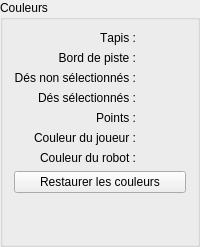
           <widget class="QGroupBox" name="colourGroup">
            <property name="font">
             <font>
              <family>Helvetica</family>
              <pointsize>9</pointsize>
              <weight>50</weight>
              <italic>false</italic>
              <bold>false</bold>
              <stylestrategy>PreferAntialias</stylestrategy>
              <kerning>false</kerning>
             </font>
            </property>
            <property name="autoFillBackground">
             <bool>true</bool>
            </property>
            <property name="title">
             <string>Couleurs</string>
            </property>
            <property name="checkable">
             <bool>false</bool>
            </property>
            <property name="checked">
             <bool>false</bool>
            </property>
            <layout class="QGridLayout" name="gridLayout_2">
             <item row="0" column="0">
              <widget class="QLabel" name="label_8">
               <property name="font">
                <font>
                 <family>Helvetica</family>
                 <pointsize>9</pointsize>
                 <stylestrategy>PreferAntialias</stylestrategy>
                 <kerning>false</kerning>
                </font>
               </property>
               <property name="text">
                <string>Tapis :</string>
               </property>
               <property name="alignment">
                <set>Qt::AlignRight|Qt::AlignTrailing|Qt::AlignVCenter</set>
               </property>
              </widget>
             </item>
             <item row="0" column="1">
              <layout class="QVBoxLayout" name="tapisLayout">
               <property name="sizeConstraint">
                <enum>QLayout::SetMaximumSize</enum>
               </property>
              </layout>
             </item>
             <item row="1" column="0">
              <widget class="QLabel" name="label_9">
               <property name="font">
                <font>
                 <family>Helvetica</family>
                 <pointsize>9</pointsize>
                 <stylestrategy>PreferAntialias</stylestrategy>
                 <kerning>false</kerning>
                </font>
               </property>
               <property name="text">
                <string>Bord de piste :</string>
               </property>
               <property name="alignment">
                <set>Qt::AlignRight|Qt::AlignTrailing|Qt::AlignVCenter</set>
               </property>
              </widget>
             </item>
             <item row="1" column="1">
              <layout class="QVBoxLayout" name="bordLayout">
               <property name="sizeConstraint">
                <enum>QLayout::SetMaximumSize</enum>
               </property>
              </layout>
             </item>
             <item row="2" column="0">
              <widget class="QLabel" name="label_7">
               <property name="font">
                <font>
                 <family>Helvetica</family>
                 <pointsize>9</pointsize>
                 <stylestrategy>PreferAntialias</stylestrategy>
                 <kerning>false</kerning>
                </font>
               </property>
               <property name="text">
                <string>Dés non sélectionnés :</string>
               </property>
               <property name="alignment">
                <set>Qt::AlignRight|Qt::AlignTrailing|Qt::AlignVCenter</set>
               </property>
              </widget>
             </item>
             <item row="2" column="1">
              <layout class="QVBoxLayout" name="normalLayout">
               <property name="sizeConstraint">
                <enum>QLayout::SetMaximumSize</enum>
               </property>
              </layout>
             </item>
             <item row="3" column="0">
              <widget class="QLabel" name="label_4">
               <property name="font">
                <font>
                 <family>Helvetica</family>
                 <pointsize>9</pointsize>
                 <stylestrategy>PreferAntialias</stylestrategy>
                 <kerning>false</kerning>
                </font>
               </property>
               <property name="text">
                <string>Dés sélectionnés :</string>
               </property>
               <property name="alignment">
                <set>Qt::AlignRight|Qt::AlignTrailing|Qt::AlignVCenter</set>
               </property>
              </widget>
             </item>
             <item row="3" column="1">
              <layout class="QVBoxLayout" name="selectionLayout">
               <property name="spacing">
                <number>6</number>
               </property>
               <property name="sizeConstraint">
                <enum>QLayout::SetMaximumSize</enum>
               </property>
              </layout>
             </item>
             <item row="4" column="0">
              <widget class="QLabel" name="label_15">
               <property name="text">
                <string>Points :</string>
               </property>
               <property name="alignment">
                <set>Qt::AlignRight|Qt::AlignTrailing|Qt::AlignVCenter</set>
               </property>
              </widget>
             </item>
             <item row="4" column="1">
              <layout class="QVBoxLayout" name="pointsLayout">
               <property name="sizeConstraint">
                <enum>QLayout::SetMaximumSize</enum>
               </property>
              </layout>
             </item>
             <item row="5" column="0">
              <widget class="QLabel" name="label_5">
               <property name="font">
                <font>
                 <family>Helvetica</family>
                 <pointsize>9</pointsize>
                 <stylestrategy>PreferAntialias</stylestrategy>
                 <kerning>false</kerning>
                </font>
               </property>
               <property name="text">
                <string>Couleur du joueur :</string>
               </property>
               <property name="alignment">
                <set>Qt::AlignRight|Qt::AlignTrailing|Qt::AlignVCenter</set>
               </property>
              </widget>
             </item>
             <item row="5" column="1">
              <layout class="QVBoxLayout" name="playerLayout">
               <property name="sizeConstraint">
                <enum>QLayout::SetMaximumSize</enum>
               </property>
              </layout>
             </item>
             <item row="6" column="0">
              <widget class="QLabel" name="label_6">
               <property name="font">
                <font>
                 <family>Helvetica</family>
                 <pointsize>9</pointsize>
                 <stylestrategy>PreferAntialias</stylestrategy>
                 <kerning>false</kerning>
                </font>
               </property>
               <property name="text">
                <string>Couleur du robot :</string>
               </property>
               <property name="alignment">
                <set>Qt::AlignRight|Qt::AlignTrailing|Qt::AlignVCenter</set>
               </property>
              </widget>
             </item>
             <item row="6" column="1">
              <layout class="QVBoxLayout" name="robotLayout">
               <property name="sizeConstraint">
                <enum>QLayout::SetMaximumSize</enum>
               </property>
              </layout>
             </item>
             <item row="7" column="0" colspan="2">
              <widget class="QPushButton" name="optionSetDefaultColors">
               <property name="sizePolicy">
                <sizepolicy hsizetype="MinimumExpanding" vsizetype="Fixed">
                 <horstretch>0</horstretch>
                 <verstretch>0</verstretch>
                </sizepolicy>
               </property>
               <property name="font">
                <font>
                 <family>Helvetica</family>
                 <pointsize>9</pointsize>
                 <stylestrategy>PreferAntialias</stylestrategy>
                 <kerning>false</kerning>
                </font>
               </property>
               <property name="toolTip">
                <string>Restaure les couleurs d'origine</string>
               </property>
               <property name="text">
                <string>Restaurer les couleurs</string>
               </property>
              </widget>
             </item>
             <item row="8" column="0">
              <spacer name="verticalSpacer_2">
               <property name="font">
                <font>
                 <pointsize>9</pointsize>
                 <stylestrategy>PreferAntialias</stylestrategy>
                 <kerning>false</kerning>
                </font>
               </property>
               <property name="orientation">
                <enum>Qt::Vertical</enum>
               </property>
               <property name="sizeHint" stdset="0">
                <size>
                 <width>20</width>
                 <height>40</height>
                </size>
               </property>
              </spacer>
             </item>
            </layout>
           </widget>
